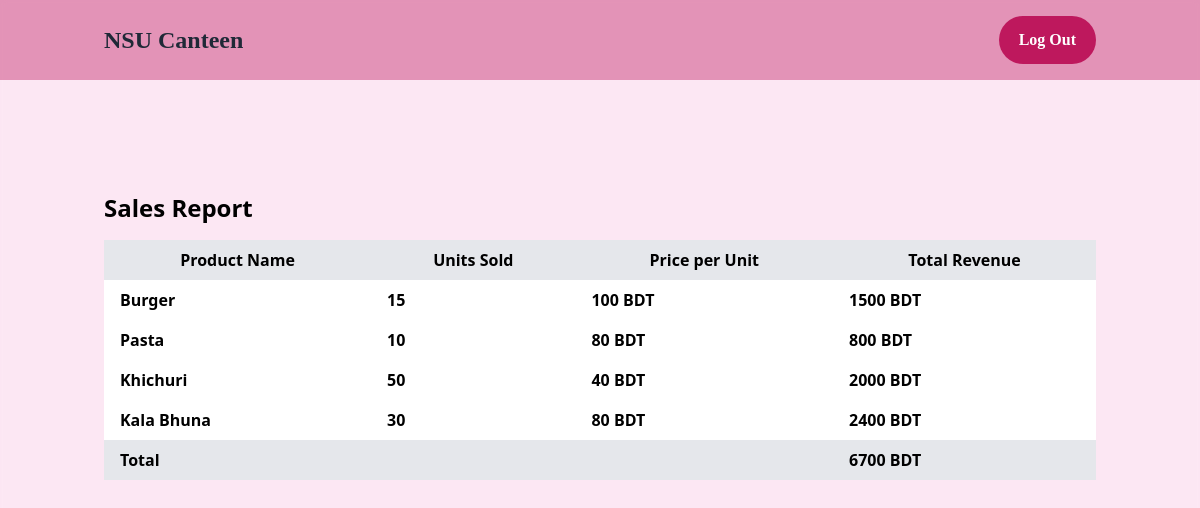
Screenshot of /output/salesInfo.php with the database file from the repository.
### tables this page shows
CREATE TABLE `SALES_REPORT` (
  `ItemID` int(11) NOT NULL,
  `Units_Sold` int(11) NOT NULL,
  `Total_Revenue` int(11) NOT NULL
);

CREATE TABLE `food_list` (
  `id` int(11) NOT NULL,
  `Item_Name` varchar(30) NOT NULL,
  `Price` int(11) NOT NULL,
  `Description` varchar(200) NOT NULL,
  `Image_url` text NOT NULL
);

### output/salesInfo.php (the view, shortened to what this page needs)
<!DOCTYPE html>
<html>
<head>
    <link rel="stylesheet" href="outputstyles.css">
        <script src="https://cdn.tailwindcss.com"></script>
<body class="bg-pink-100 scroll-smooth font-semibold min-h-screen bg-cover bg-no-repeat w-full"
    style="background-image: url('../images/Homepage bg .png'); backdrop-filter:blur(3px);">
    <nav class="bg-pink-700 bg-opacity-40 py-4 px-14">
        <div class="container mx-auto flex font-serif justify-between items-center px-4">
            <a href="#" class="text-gray-800 text-2xl font-bold">NSU Canteen</a>
            <div>
            <button class="bg-pink-700 hover:bg-pink-50 hover:text-black text-white font-bold py-3 px-5 rounded-full focus:outline-black
                                            focus:ring-2 focus:ring-pink-400 w-full hover:translate-0 hover:transition-shadow"
                type="submit">Log Out</button>
            </div>
            </div>
    </nav>
    <div class="container mx-auto px-4">
        <h1 class="text-2xl font-bold mb-4">Sales Report</h1>
        <table class="table-auto w-full">
            <thead>
                <tr class="bg-gray-200">
                    <th class="px-4 py-2">Product Name</th>
                    <th class="px-4 py-2">Units Sold</th>
                    <th class="px-4 py-2">Price per Unit</th>
                    <th class="px-4 py-2">Total Revenue</th>
                </tr>
            </thead>
            <tbody>
                <?php
                    include('connection.php');
                    $sql = "SELECT `SALES_REPORT`.*, `food_list`.`Item_Name`,`food_list`.`Price`
                    FROM `SALES_REPORT`
                    INNER JOIN `food_list` ON `SALES_REPORT`.`ItemID`= `food_list`.`id`;
                    ";
                    $result = $conn->query($sql);
                $row = [];
                $total_Revenue = 0;
                if ($result->num_rows > 0) {
                    $row = $result->fetch_all(MYSQLI_ASSOC);
                }
                if (!empty($row))
                    foreach ($row as $rows){
                        $total_Revenue += $rows['Total_Revenue'];
                ?>
                <tr class="bg-white">
                    <td class="px-4 py-2"><?php echo $rows['Item_Name'];?></td>
                    <td class="px-4 py-2"><?php echo $rows['Units_Sold'];?></td>
                    <td class="px-4 py-2"><?php echo $rows['Price'];?> BDT</td>
                    <td class="px-4 py-2"><?php echo $rows['Total_Revenue'];?> BDT</td>
                </tr>
                <?php }?>
            </tbody>
            <tfoot>
                <tr class="bg-gray-200">
                    <td class="px-4 py-2 font-bold">Total</td>
                    <td class="px-4 py-2 font-bold"></td>
                    <td class="px-4 py-2 font-bold"></td>
                    <td class="px-4 py-2 font-bold"><?php echo $total_Revenue?> BDT</td>
                </tr>
            </tfoot>
        </table>
    </div>
</body>
</head>
</html>

### rows the page displays
sales_report: ItemID.Item_Name "Burger", Units_Sold "15", ItemID.Price "100", Total_Revenue "1500"
sales_report: ItemID.Item_Name "Pasta", Units_Sold "10", ItemID.Price "80", Total_Revenue "800"
sales_report: ItemID.Item_Name "Khichuri", Units_Sold "50", ItemID.Price "40", Total_Revenue "2000"
sales_report: ItemID.Item_Name "Kala Bhuna", Units_Sold "30", ItemID.Price "80", Total_Revenue "2400"

### other values shown
$total_Revenue "6700"
